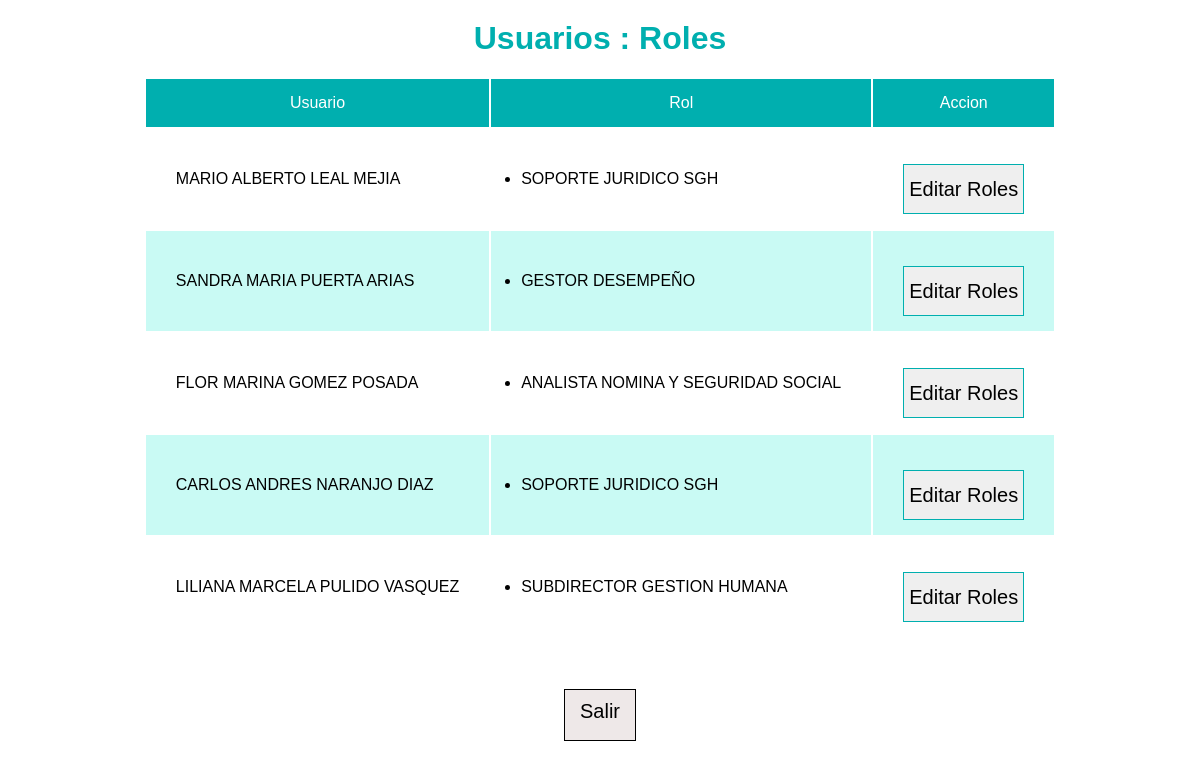
Screenshot of /usuarios_roles.php (signed in) with the database file from the repository.
### tables this page shows
CREATE TABLE `usuario` (
  `id` int(10) NOT NULL,
  `nombre_usuario` varchar(200) NOT NULL,
  `usuario` varchar(100) NOT NULL,
  `pass` varchar(20) NOT NULL,
  `id_area` int(10) NOT NULL,
  `id_rol` int(10) NOT NULL,
  `jefe` tinyint(1) NOT NULL
);

CREATE TABLE `rol` (
  `id` int(10) NOT NULL,
  `nombre_rol` varchar(150) NOT NULL,
  `rol` varchar(150) NOT NULL,
  `id_area` int(10) NOT NULL
);

### usuarios_roles.php (the view, shortened to what this page needs)
<?php
	if (isset($_SESSION['login']) and isset($_SESSION['userid'])) {
		if ($_SESSION['login'] == "Ok") {
			include("conexion.php");
			$sql = "select u.id as idusuario, u.nombre_usuario, r.nombre_rol, r.id as idrol
					from usuario as u
					INNER JOIN rol as r ON u.id_rol = r.id
					where u.id_area = (select id_area from usuario where id = ".$_SESSION['userid'].")";
			$result = $conn->query($sql);
			if ($result->num_rows > 0) {
?>
<!DOCTYPE html>
<html>
	<head>
		<link rel="stylesheet" type="text/css" href="styles/style.css">
	</head>
	<body>
		<header>
			<h1>
				Usuarios : Roles
			</h1>
		</header>
		<section>
			<div class="tableUserRols">
				<table>
					<tr>
						<td>
							<span>
								Usuario
							</span>
						</td>
						<td>
							<span>
								Rol
							</span>
						</td>
						<td>
							<span>
								Accion
							</span>
						</td>
					</tr>
					<?php
						while ($row = $result->fetch_assoc()) {
				            echo '
				            	<tr>
									<td>
										<span>
											'.$row["nombre_usuario"].'
										</span>
									</td>
									<td>
										<span>
											<ul>
												<li>
													'.$row["nombre_rol"].'
												</li>
											</ul>
										</span>
									</td>
									<td>
										<form action="adminRol.php" method="post">
											<input type="hidden" name="idUserEdit" value="'.$row["idusuario"].'">
											<input type="hidden" name="nameUserEdit" value="'.$row["nombre_usuario"].'">
											<input type="hidden" name="rolUser" value="'.$row["idrol"].'">
											<input type="submit" name="editRol" id="editRol" value="Editar Roles">
										</form>
									</td>
								</tr>
				            ';
				        }
					?>
				</table>
				<a class="logout" href="logout.php">Salir</a>
			</div>
		</section>
	</body>
</html>
<?php
		    } else {
		        echo "El usuario y/o la contraseña no son validos";
		        header('Location: http://localhost/mt_roles/');
		    }
		}else{
			echo "La sesion ha caducado";
			header('Location: http://localhost/mt_roles/');
		}
	}else{
		echo "No ha iniciado sesion";
		header('Location: http://localhost/mt_roles/');
	}
?>

### styles/style.css (style rules this page uses)
* { font-family: arial, sans-serif; margin: 0; padding: 0; }
body { margin: 20px; text-align: center; }
h1 { color: #00AFAF; }
input[type="submit"], input[type="button"], a { cursor: pointer; font-size: 20px !important; height: 50px !important; margin-top: 20px; padding: 10px; }
.tableUserRols { display: block; margin: 20px auto; text-align: center; }
table { margin: 0 auto; text-align: left; }
table tr:nth-child(2n+1) { background: #C9FAF4; }
table tr:first-child { background: #00AFAF; color: #ffffff; text-align: center; }
table tr td { margin: 5px 0; padding: 15px 30px; }
#editRol { border: 1px solid #00AFAF; display: block; height: 30px; padding: 5px; width: 100%; }
a { background: #eee8e8; border: 1px solid #000000; color: #000000; text-decoration: none; }
.logout { display: block; margin: 0 auto; margin-top: 50px; max-width: 50px; max-height: 30px; }

### rows the page displays
usuario: nombre_usuario "MARIO ALBERTO LEAL MEJIA", id_rol.nombre_rol "SOPORTE JURIDICO SGH"
usuario: nombre_usuario "SANDRA MARIA PUERTA ARIAS", id_rol.nombre_rol "GESTOR DESEMPEÑO"
usuario: nombre_usuario "FLOR MARINA GOMEZ POSADA", id_rol.nombre_rol "ANALISTA NOMINA Y SEGURIDAD SOCIAL"
usuario: nombre_usuario "CARLOS ANDRES NARANJO DIAZ", id_rol.nombre_rol "SOPORTE JURIDICO SGH"
usuario: nombre_usuario "LILIANA MARCELA PULIDO VASQUEZ", id_rol.nombre_rol "SUBDIRECTOR GESTION HUMANA"
